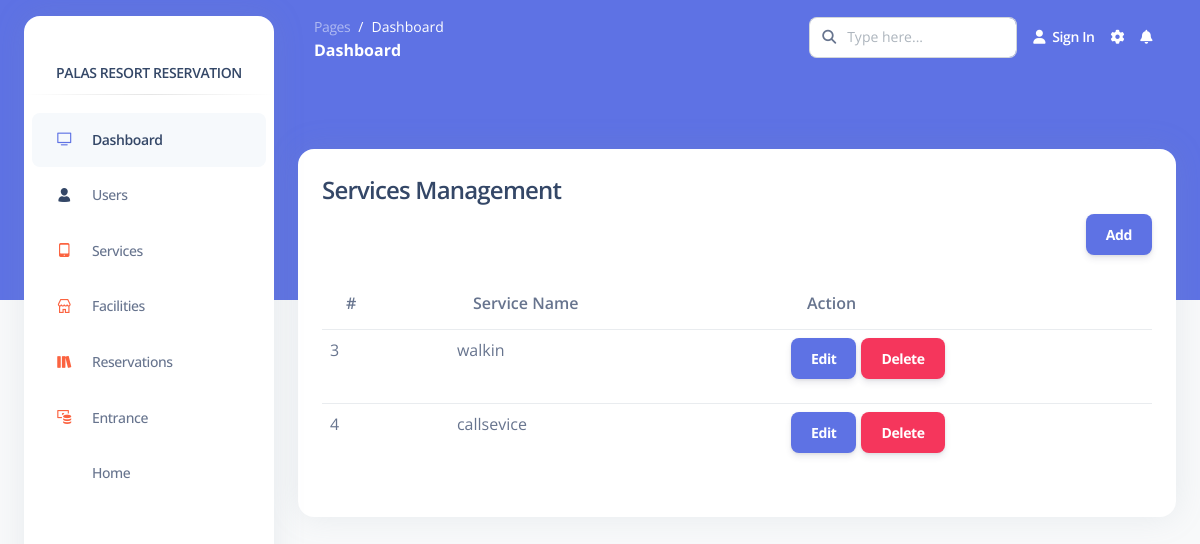
/Pages/admin/serviceManagement.php, run on an earlier commit of the app's database.
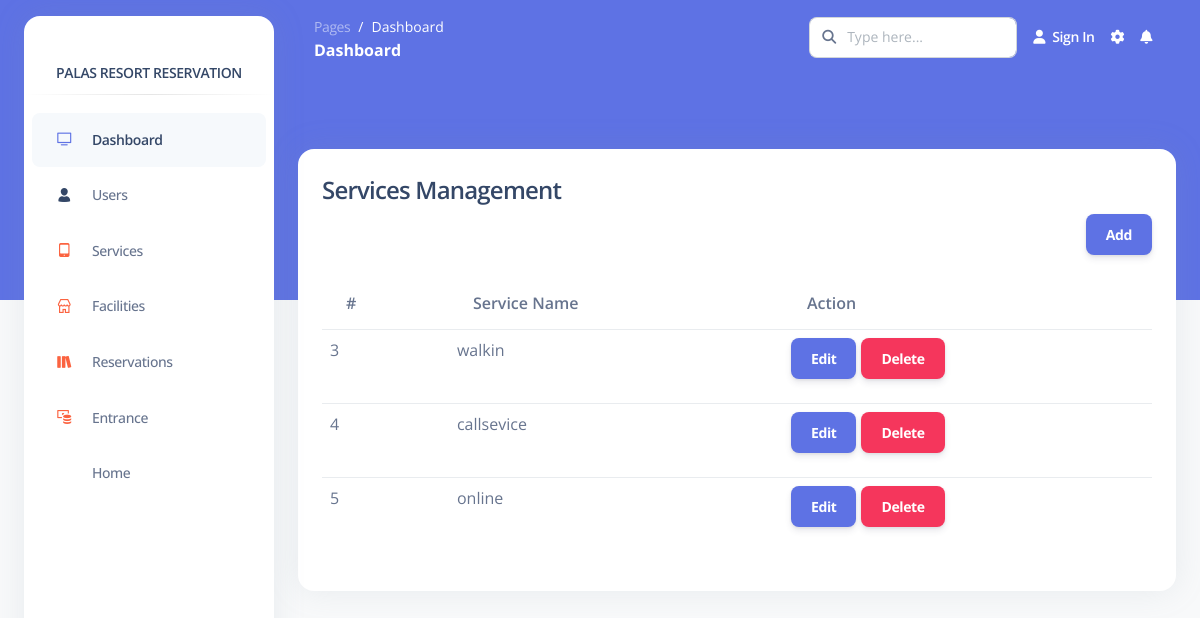
And on a later commit of the database.
### tables this page shows
CREATE TABLE `services` (
  `service_id` bigint(20) UNSIGNED NOT NULL,
  `service_name` varchar(255) NOT NULL
);

### Functions/InnovatechAPIFunctions.php (called while the page is built, shortened)
<?php
    class InnovatechAPIFunctions{
        private $servername='localhost';
        private $username='root';
        private $password='';
        private $dbname='palasresort';
        private $mysqli='';
        public function __construct(){
            $this->mysqli = new mysqli($this->servername,$this->username,$this->password,$this->dbname);
        }
        public function select($table,$rows="*",$where = null){
            if ($where != null) {
                $sql="SELECT $rows FROM $table WHERE $where";
            }else{
                $sql="SELECT $rows FROM $table";
            }
            $this->sql = $result = $this->mysqli->query($sql);
        }
    }
?>

### Pages/admin/serviceManagement.php (the view, shortened to what this page needs)
<?php include('page/head.php'); ?>
<?php include('page/sidebar.php'); ?>
<main class="main-content position-relative border-radius-lg ">
      <?php include('page/navigationbar.php'); ?>
        <div class="container-fluid py-4">
            <div class="card" style="margin-top:50px;">
              <div class="card-body">
                  <div class="card-title">
                    <h4 class="card-title">Services Management</h4>
                    <div class="d-flex flex-row-reverse">
                      <button type="button" class="btn btn-primary" data-bs-toggle="modal" data-bs-target="#exampleModal">
                        Add
                      </button>
                    </div>
                  </div>
                  <table class="table table-hover">
                    <thead>
                      <tr>
                        <th scope="col">#</th>
                        <th scope="col">Service Name</th>
                        <th scope="col">Action</th>
                      </tr>
                    </thead>
                    <tbody>
                    <tbody>
                      <?php
                          include('../../Functions/InnovatechAPIFunctions.php');
                          $newAPIFunctions = new InnovatechAPIFunctions();
                          $newAPIFunctions->select("services","*");
                          $serviceLists = $newAPIFunctions->sql;
                          $index = 1;
                          while ($data = mysqli_fetch_assoc($serviceLists)){
                      ?>
                          <tr>
                              <td class="text-wrap"><?php echo $data['service_id']; ?></td>
                              <td class="text-wrap"><?php echo $data["service_name"]; ?></td>
                              <td><button style="margin-right:5px;" type="button" class="btn btn-primary" id="edit" data-id="<?php echo $data['service_id']; ?>">Edit</button><button type="button" class="btn btn-danger" data-id="<?php echo $data['service_id']; ?>" id="delete">Delete</button></td>
                          </tr>
                          <?php $index++; } ?>
                    </tbody>
                  </table>
              </div>
            </div>
        </div>
</main>
<?php include('page/scripts.php'); ?>

What changed in the data, as far as the page shows it:
added services: service_id "5", service_name "online"
